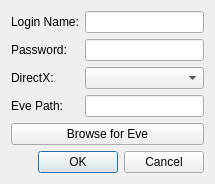
<?xml version="1.0" encoding="UTF-8"?>
<ui version="4.0">
 <class>Dialog</class>
 <widget class="QDialog" name="Dialog">
  <property name="geometry">
   <rect>
    <x>0</x>
    <y>0</y>
    <width>215</width>
    <height>181</height>
   </rect>
  </property>
  <property name="windowTitle">
   <string>Dialog</string>
  </property>
  <layout class="QVBoxLayout" name="verticalLayout">
   <item>
    <layout class="QFormLayout" name="formLayout">
     <property name="fieldGrowthPolicy">
      <enum>QFormLayout::AllNonFixedFieldsGrow</enum>
     </property>
     <property name="labelAlignment">
      <set>Qt::AlignLeading|Qt::AlignLeft|Qt::AlignVCenter</set>
     </property>
     <item row="0" column="0">
      <widget class="QLabel" name="lbl_login_name">
       <property name="text">
        <string>Login Name:</string>
       </property>
      </widget>
     </item>
     <item row="0" column="1">
      <widget class="QLineEdit" name="inp_login_name"/>
     </item>
     <item row="1" column="0">
      <widget class="QLabel" name="lbl_password">
       <property name="text">
        <string>Password:</string>
       </property>
      </widget>
     </item>
     <item row="1" column="1">
      <widget class="QLineEdit" name="inp_password">
       <property name="inputMethodHints">
        <set>Qt::ImhHiddenText|Qt::ImhNoAutoUppercase|Qt::ImhNoPredictiveText</set>
       </property>
       <property name="echoMode">
        <enum>QLineEdit::Password</enum>
       </property>
      </widget>
     </item>
     <item row="2" column="0">
      <widget class="QLabel" name="lbl_direct_x">
       <property name="text">
        <string>DirectX:</string>
       </property>
      </widget>
     </item>
     <item row="2" column="1">
      <widget class="QComboBox" name="cbox_direct_x"/>
     </item>
     <item row="3" column="0">
      <widget class="QLabel" name="lbl_eve_path">
       <property name="text">
        <string>Eve Path:</string>
       </property>
      </widget>
     </item>
     <item row="3" column="1">
      <widget class="QLineEdit" name="lineEdit"/>
     </item>
    </layout>
   </item>
   <item>
    <widget class="QPushButton" name="btn_browse">
     <property name="text">
      <string>Browse for Eve</string>
     </property>
    </widget>
   </item>
   <item>
    <widget class="QDialogButtonBox" name="buttonBox">
     <property name="orientation">
      <enum>Qt::Horizontal</enum>
     </property>
     <property name="standardButtons">
      <set>QDialogButtonBox::Cancel|QDialogButtonBox::Ok</set>
     </property>
    </widget>
   </item>
  </layout>
 </widget>
 <resources/>
 <connections>
  <connection>
   <sender>buttonBox</sender>
   <signal>accepted()</signal>
   <receiver>Dialog</receiver>
   <slot>accept()</slot>
   <hints>
    <hint type="sourcelabel">
     <x>205</x>
     <y>163</y>
    </hint>
    <hint type="destinationlabel">
     <x>157</x>
     <y>180</y>
    </hint>
   </hints>
  </connection>
  <connection>
   <sender>buttonBox</sender>
   <signal>rejected()</signal>
   <receiver>Dialog</receiver>
   <slot>reject()</slot>
   <hints>
    <hint type="sourcelabel">
     <x>205</x>
     <y>169</y>
    </hint>
    <hint type="destinationlabel">
     <x>214</x>
     <y>180</y>
    </hint>
   </hints>
  </connection>
  <connection>
   <sender>btn_browse</sender>
   <signal>clicked()</signal>
   <receiver>Dialog</receiver>
   <slot>browse_eve()</slot>
   <hints>
    <hint type="sourcelabel">
     <x>94</x>
     <y>127</y>
    </hint>
    <hint type="destinationlabel">
     <x>105</x>
     <y>114</y>
    </hint>
   </hints>
  </connection>
 </connections>
 <slots>
  <slot>browse_eve()</slot>
 </slots>
</ui>
